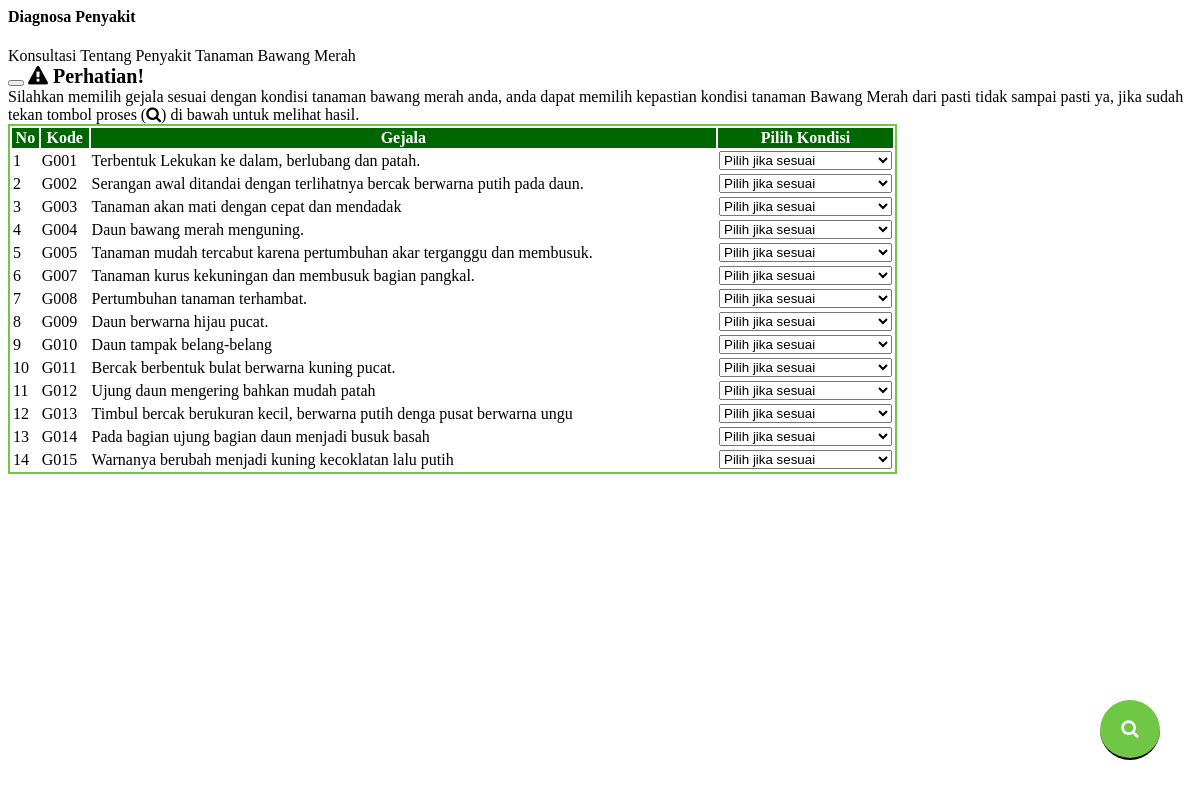
The app's page /modul/diagnosa/diagnosacf.php with its own data.
### tables this page shows
CREATE TABLE `gejala` (
  `kode_gejala` int(11) NOT NULL,
  `nama_gejala` varchar(255) NOT NULL
);

### modul/diagnosa/diagnosacf.php (the view, shortened to what this page needs)
<link rel="stylesheet" href="assets/icons/font-awesome-4.2.0/font-awesome-4.2.0/css/font-awesome.min.css">
<?php
  switch ($_GET['act']) {
    default:
      if ($_POST['submit']) {
        $arcolor = array('#ffffff', '#cc66ff', '#019AFF', '#00CBFD', '#00FEFE', '#A4F804', '#FFFC00', '#FDCD01', '#FD9A01', '#FB6700');
        date_default_timezone_set("Asia/Jakarta");
        $inptanggal = date('Y-m-d H:i:s');
        $arbobot = array('0', '1', '0.8', '0.6', '0.4', '-0.2', '-0.4', '-0.6', '-0.8', '-1');
        $argejala = array();
        for ($i = 0; $i < count($_POST['kondisi']); $i++) {
          $arkondisi = explode("_", $_POST['kondisi'][$i]);
          if (strlen($_POST['kondisi'][$i]) > 1) {
            $argejala += array($arkondisi[0] => $arkondisi[1]);
          }
        }
        $sqlkondisi = mysql_query("SELECT * FROM kondisi order by id+0");
        while ($rkondisi = mysql_fetch_array($sqlkondisi)) {
          $arkondisitext[$rkondisi['id']] = $rkondisi['kondisi'];
        }
        $sqlpkt = mysql_query("SELECT * FROM penyakit order by kode_penyakit+0");
        while ($rpkt = mysql_fetch_array($sqlpkt)) {
          $arpkt[$rpkt['kode_penyakit']] = $rpkt['nama_penyakit'];
          $ardpkt[$rpkt['kode_penyakit']] = $rpkt['det_penyakit'];
          $arspkt[$rpkt['kode_penyakit']] = $rpkt['srn_penyakit'];
          $argpkt[$rpkt['kode_penyakit']] = $rpkt['gambar'];
        }
      $sqlpenyakit = mysql_query("SELECT * FROM penyakit order by kode_penyakit");
      $arpenyakit = array();
      while ($rpenyakit = mysql_fetch_array($sqlpenyakit)) {
        $cftotal_temp = 0;
        $cf = 0;
        $sqlgejala = mysql_query("SELECT * FROM basis_pengetahuan where kode_penyakit=$rpenyakit[kode_penyakit]");
        $cflama = 0;
        while ($rgejala = mysql_fetch_array($sqlgejala)) {
          $arkondisi = explode("_", $_POST['kondisi'][0]);
          $gejala = $arkondisi[0];
          for ($i = 0; $i < count($_POST['kondisi']); $i++) {
            $arkondisi = explode("_", $_POST['kondisi'][$i]);
            $gejala = $arkondisi[0];
            if ($rgejala['kode_gejala'] == $gejala) {
              $cf = ($rgejala['mb'] - $rgejala['md']) * $arbobot[$arkondisi[1]];
              if (($cf >= 0) && ($cf * $cflama >= 0)) {
                $cflama = $cflama + ($cf * (1 - $cflama));
              }
              if ($cf * $cflama < 0) {
                $cflama = ($cflama + $cf) / (1 - Math . Min(Math . abs($cflama), Math . abs($cf)));
              }
              if (($cf < 0) && ($cf * $cflama >= 0)) {
                $cflama = $cflama + ($cf * (1 + $cflama));
              }
            }
          }
        }
        if ($cflama > 0) {
          $arpenyakit += array($rpenyakit[kode_penyakit] => number_format($cflama, 4));
        }
      }
      arsort($arpenyakit);
      $inpgejala = serialize($argejala);
      $inppenyakit = serialize($arpenyakit);
      $np1 = 0;
      foreach ($arpenyakit as $key1 => $value1) {
        $np1++;
        $idpkt1[$np1] = $key1;
        $vlpkt1[$np1] = $value1;
      }
      mysql_query("INSERT INTO hasil(
                  tanggal,
                  gejala,
                  penyakit,
                  hasil_id,
                  hasil_nilai
				  )
	        VALUES(
                '$inptanggal',
                '$inpgejala',
                '$inppenyakit',
                '$idpkt1[1]',
                '$vlpkt1[1]'
				)");
      echo "
      <div class='container-fluid'>
        <div class='row page-titles mx-0'>
          <div class='col-sm-6 p-md-0'>
            <div class='welcome-text'>
              <h4>Hasil Diagnosa Certainty Factor!</h4>
              <span class='ml-0'>Hasil Diagnosa Penyakit dan Hama Tanaman Bawang Merah</span>
            </div>
          </div>
          <div class='col-sm-6 p-md-0 justify-content-sm-end mt-2 mt-sm-0 d-flex'>
            <ol class='breadcrumb'>
              <button type='button' class='btn mb-1 btn-success text-white' onClick='window.print();' data-toggle='tooltip' data-placement='right' title='Klik tombol ini untuk mencetak hasil diagnosa'>
              <i class='fa fa-print'></i> Cetak</button>
            </ol>
          </div>
        </div>
        <div class='row'>
          <div class='col-12'>
            <div class='card'>
              <div class='card-body'>
                <table class='table table-bordered table-striped diagnosa'>
                  <th width=8%>No</th>
                  <th width=10%>Kode</th>
                  <th>Gejala yang dialami (keluhan)</th>
                  <th width=20%>Pilihan</th>
                  </tr>";
          $ig = 0;
          foreach ($argejala as $key => $value) {
            $kondisi = $value;
            $ig++;
            $gejala = $key;
            $sql4 = mysql_query("SELECT * FROM gejala where kode_gejala = '$key'");
            $r4 = mysql_fetch_array($sql4);
            echo '<tr><td>' . $ig . '</td>';
            echo '<td>G' . str_pad($r4[kode_gejala], 3, '0', STR_PAD_LEFT) . '</td>';
            echo '<td><span class="hasil text text-primary">' . $r4[nama_gejala] . "</span></td>";
            echo '<td><span class="kondisipilih" style="color:' . $arcolor[$kondisi] . '">' . $arkondisitext[$kondisi] . "</span></td></tr>";
          }
          $np = 0;
          foreach ($arpenyakit as $key => $value) {
            $np++;
            $idpkt[$np] = $key;
            $nmpkt[$np] = $arpkt[$key];
            $vlpkt[$np] = $value;
          }
          if ($argpkt[$idpkt[1]]) {
            $gambar = 'gambar/penyakit/' . $argpkt[$idpkt[1]];
          } else {
            $gambar = 'gambar/noimage.png';
          }
      echo "    </table>
                <div class='well well-small'>
                  <img style='float:right; margin-left:15px;' src='" . $gambar . "' height=200>
                  <h3>Hasil Diagnosa</h3>";
      echo "      <div class='callout callout-default'>Jenis penyakit yang dialami adalah <b>
                    <h3 class='text text-success'>" . $nmpkt[1] . "</b> / " . round($vlpkt[1]*100, 0) . " %<br></h3>
                  </div>
                </div>";
      echo "    <div class='box box-info box-solid'>
                  <div class='box-header with-border'>
                    <h3 class='box-title text-white'>Detail Penyakit</h3>
                  </div>
                  <div class='box-body'>
                    <h5>";
      echo            $ardpkt[$idpkt[1]];
      echo "        </h5>
                  </div>
                </div>
                <div class='box box-warning box-solid'>
                  <div class='box-header with-border'>
                    <h3 class='box-title text-white'>Solusi Penyakit</h3>
                  </div>
                  <div class='box-body'>
                    <h5>";
      echo            $arspkt[$idpkt[1]];
      echo "        </h5>
                  </div>
                </div>
                <div class='box box-danger box-solid'>
                  <div class='box-header with-border'>
                    <h3 class='box-title'>Kemungkinan lain:</h3>
                  </div>
                  <div class='box-body'>";
      for ($ipl = 2; $ipl < count($idpkt); $ipl++) {
      echo "        <h5>
                      <i class='fa fa-caret-square-o-right'></i> " . $nmpkt[$ipl] . "</b> / " . round($vlpkt[$ipl], 2) . " % (" . $vlpkt[$ipl] . ")<br>
                    </h5>";
      }
      echo "    </div>
              </div>
            </div>
          </div>
        </div>
      </div>";
    }
    else {
      echo "
      <div class='container-fluid'>
        <div class='row page-titles mx-0'>
          <div class='col-sm-6 p-md-0'>
            <div class='welcome-text'>
              <h4>Diagnosa Penyakit</h4>
              <span class='ml-0'>Konsultasi Tentang Penyakit Tanaman Bawang Merah</span>
            </div>
          </div>
        </div>
	      <div class='alert alert-danger alert-dismissible alert-alt fade show'>
          <button type='button' class='close h-100' data-dismiss='alert' aria-label='Close'><span><i class='mdi mdi-close'></i></span>
          </button>
          <strong style='font-size: 20px;'><i class='icon fa fa-exclamation-triangle'></i> Perhatian!</strong> <br>Silahkan memilih gejala sesuai dengan kondisi tanaman bawang merah anda, anda dapat memilih kepastian kondisi tanaman Bawang Merah dari pasti tidak sampai pasti ya, jika sudah tekan tombol proses (<i class='fa fa-search'></i>)  di bawah untuk melihat hasil.
        </div>
        <div class='row'>
          <div class='col-12'>
            <div class='card'>
              <div class='card-body'>
                <div class='table-responsive'>
          		    <form name=text_form method=POST action='diagnosacf' >
                    <table class='table table-striped konsul'>
                      <tbody class='pilihkondisi'>
                        <tr class='text-white'>
                          <th>No</th>
                          <th>Kode</th>
                          <th>Gejala</th>
                          <th width='20%'>Pilih Kondisi</th>
                        </tr>
                        <tr>";
                  $sql3 = mysql_query("SELECT * FROM gejala order by kode_gejala");
                  $i = 0;
                  while ($r3 = mysql_fetch_array($sql3)) {
                    $i++;
                    echo "<td class=opsi>$i</td>";
                    echo "<td class=opsi>G" . str_pad($r3[kode_gejala], 3, '0', STR_PAD_LEFT) . "</td>";
                    echo "<td class=gejala>$r3[nama_gejala]</td>";
                    echo '<td class="opsi"><select name="kondisi[]" id="sl' . $i . '" class="opsikondisi"/><option data-id="0" value="0">Pilih jika sesuai</option>';
                      ?>
                      <?php
                    echo '</select></td>';
                    ?>
<?php
      echo "            </tr>";
                  }
      echo "
		                    <input class='btn btn-success float' type=submit data-toggle='tooltip' data-placement='top' title='Klik disini untuk melihat hasil diagnosa' name=submit value='&#xf002;' style='font-family:Arial, FontAwesome'>
                      </tbody>
                    </table>
                  </form>
                </div>
              </div>
            </div>
          </div>
        </div>
      </div>";
    }
    break;
}
?>

### modul/diagnosa/diagnosacf.php (style rules this page uses)
table.konsul th { background-color: #006600; color: #fff; }
table.konsul { border: 2px solid #70c745; }
.float { background: #70c745; color: white; border-top: 0; border-left: 0; border-right: 0; text-decoration: none; font-family: sans-serif; font-size: 14pt; position:fixed; width:60px; height:60px; bottom:40px; right:40px; background-color: #70c745; color:#FFF; border-radius:50px; text-align:center; margin-top:32px; }

### records on screen
gejala: kode_gejala "001", nama_gejala "Terbentuk Lekukan ke dalam, berlubang dan patah."
gejala: kode_gejala "002", nama_gejala "Serangan awal ditandai dengan terlihatnya bercak berwarna putih pada daun."
gejala: kode_gejala "003", nama_gejala "Tanaman akan mati dengan cepat dan mendadak"
gejala: kode_gejala "004", nama_gejala "Daun bawang merah menguning."
gejala: kode_gejala "005", nama_gejala "Tanaman mudah tercabut karena pertumbuhan akar terganggu dan membusuk."
gejala: kode_gejala "007", nama_gejala "Tanaman kurus kekuningan dan membusuk bagian pangkal."
gejala: kode_gejala "008", nama_gejala "Pertumbuhan tanaman terhambat."
gejala: kode_gejala "009", nama_gejala "Daun berwarna hijau pucat."
gejala: kode_gejala "010", nama_gejala "Daun tampak belang-belang"
gejala: kode_gejala "011", nama_gejala "Bercak berbentuk bulat berwarna kuning pucat."
gejala: kode_gejala "012", nama_gejala "Ujung daun mengering bahkan mudah patah"
gejala: kode_gejala "013", nama_gejala "Timbul bercak berukuran kecil, berwarna putih denga pusat berwarna ungu"
gejala: kode_gejala "014", nama_gejala "Pada bagian ujung bagian daun menjadi busuk basah"
gejala: kode_gejala "015", nama_gejala "Warnanya berubah menjadi kuning kecoklatan lalu putih"
